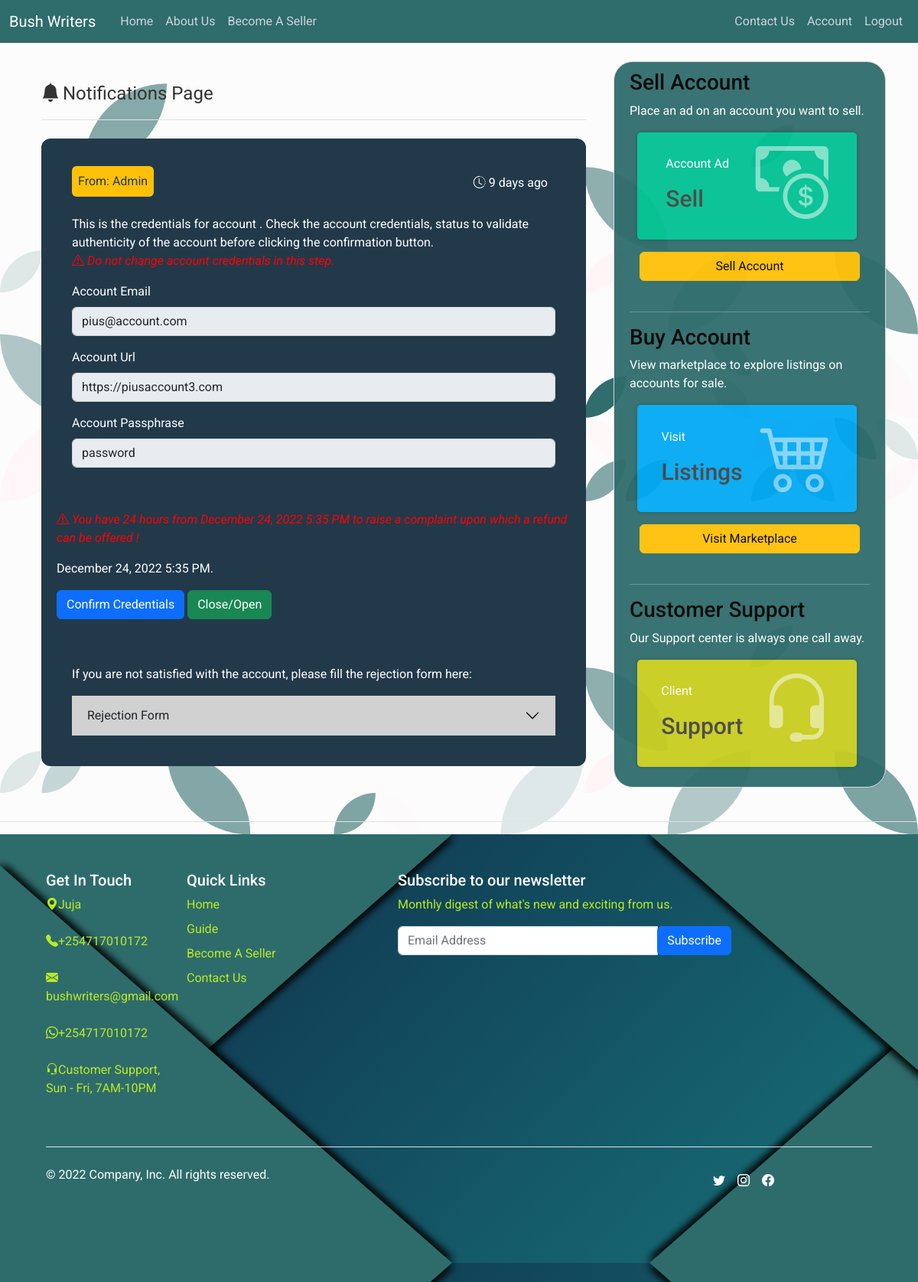
The app's page /chat_page/10 (signed in) with its own data.
### models/account_credentials.py (models this page shows, shortened)
class Account_Credentials(UserMixin ,db.Model):
    __tablename__ = 'account_credentials'
    id = db.Column(db.Integer, primary_key = True)
    seller_id = db.Column(db.Integer)
    buyer_id = db.Column(db.Integer)
    account_id = db.Column(db.Integer)
    account_email = db.Column(db.String(100))
    account_url = db.Column(db.String(250))
    account_passphrase = db.Column(db.String(250))
    time_posted = db.Column(db.DateTime(timezone = True), default = func.now())

### models/notification.py (models this page shows, shortened)
class Notification(UserMixin ,db.Model):
    ACCOUNT_DETAILS_CONFIRMED_ALERT = 0
    ACCOUNT_DETAILS_REJECTED_ALERT = 1
    ACCOUNT_CREDENTIALS_ALERT = 2
    SUCCESSFUL_PURCHASE_ALERT = 3
    FAILED_PURCHASE_ALERT = 4
    FULLY_COMPLETED_PURCHASE_ALERT = 5
    REQUEST_FINAL_CREDENTIALS_ALERT = 6
    __tablename__ = 'notification'
    id = db.Column(db.Integer, primary_key = True)
    buyer_id = db.Column(db.String(10))
    seller_id = db.Column(db.String(10))
    type = db.Column(db.SmallInteger, default = ACCOUNT_DETAILS_CONFIRMED_ALERT)
    intent_message = db.Column(db.Boolean, default=False)
    purchase_verification_message  = db.Column(db.Boolean, default=False)
    successful_purchase = db.Column(db.Boolean, default=False)
    failed_purchase = db.Column(db.Boolean, default=False)
    login_password = db.Column(db.String(120))
    login_email = db.Column(db.String(120))
    time_posted = db.Column(db.DateTime(timezone = True), default = func.now())
    account_id = db.Column(db.Integer, db.ForeignKey('account.account_id', ondelete = 'CASCADE'))

### main/views.py (the view, shortened to what this page needs)
@main.route('/chat_page/<id>', methods = ['GET', 'POST'])
@login_required
def chat(id):
    buyer_msg = Notification.query.filter_by(buyer_id = id).all()
    seller_msg = Notification.query.filter_by(seller_id = id).all()
    account_credentials = Account_Credentials.query.filter_by(buyer_id = id).all()
    buyer_form = Complaint()
    seller_form = Seller_Account_Details()
    accept_form = Accept_Account()
    seller_form_complete = Seller_Complete_Account_Details()
    purchase_completion = Full_Purchase()
    partial_completion = Partial_Purchase()
    file_names = []
    if buyer_msg and seller_msg:
        if request.method == 'POST':
            if buyer_form.submit.data and buyer_form.validate_on_submit():
                seller_id = buyer_form.seller_id.data
                account_id = buyer_form.account_id.data
                reason = buyer_form.reason.data
                extended_reason = buyer_form.extended_reason.data
                if not extended_reason:
                    extended_reason = None
                complaint_entry = Complaints(
                    buyer_id = current_user.id,
                    seller_id = seller_id,
                    account_id = account_id,
                    reason = reason,
                    further_description = extended_reason
                )
                db.session.add(complaint_entry)
                db.session.commit()
                flash('Successfully sent complaint to admin, purchase status updated!', 'success')
                return render_template('chat.html', buyer_msg =  buyer_msg, form = buyer_form, accept_form = accept_form)
            elif seller_form.submit.data and seller_form.validate_on_submit():
                buyer_id = seller_form.buyer_id.data
                account_id = seller_form.account_id.data
                account_email = seller_form.account_email.data
                account_url = seller_form.account_url.data
                account_passphrase = seller_form.account_passphrase.data
                credentials_entry = Account_Credentials(
                    seller_id = current_user.id,
                    buyer_id = buyer_id,
                    account_id = account_id,
                    account_email = account_email,
                    account_url = account_url,
                    account_passphrase = account_passphrase
                )
                db.session.add(credentials_entry)
                db.session.commit()
                flash('Successfully sent account credential details to admin, Please wait for account verification!', 'success')
                return render_template('chat.html', buyer_msg = buyer_msg, seller_msg = seller_msg, form = buyer_form, seller_form = seller_form, accept_form = accept_form)
            elif accept_form.accept.data and accept_form.validate_on_submit():
                seller_id = accept_form.seller_id.data
                account_id = accept_form.account_id.data
                alert = Notification.query.filter_by(account_id = account_id).first()
                updated_type = 3
                alert.type = updated_type
                db.session.commit()
                flash('Account Purchase Confirmation approved.', 'success')
                return render_template('chat.html', buyer_msg = buyer_msg, seller_msg = seller_msg, form = buyer_form, seller_form = seller_form, accept_form = accept_form)
        else:
            return render_template('chat.html', buyer_msg = buyer_msg, seller_msg = seller_msg, form = buyer_form, seller_form = seller_form, accept_form = accept_form, seller_form_complete = seller_form_complete)
    elif buyer_msg and not seller_msg:
        if account_credentials:
            return render_template('chat.html', buyer_msg = buyer_msg, form = buyer_form, accounts = account_credentials, accept_form = accept_form, purchase_completion = purchase_completion, partial_completion = partial_completion)
        else:
            return render_template('chat.html', buyer_msg = buyer_msg, form = buyer_form, accept_form = accept_form)
    elif not buyer_msg and not seller_msg:
        return render_template('chat.html')

### templates/chat.html (shortened to what this page needs)
{% extends 'base.html' %}
{% block stylesheets %}
  <link href="https://cdn.jsdelivr.net/npm/bootstrap@5.2.0/dist/css/bootstrap.min.css" rel="stylesheet">
  <link rel="stylesheet" type="text/css" href="{{ url_for('static', filename='css/styles.css') }}" >
  <link rel="stylesheet" type="text/css" href="{{ url_for('static', filename='css/card-styles.css') }}" >
{% endblock %}
{% block content %}
        <main>
        <div class="container py-4">
          <header class="pb-3 mb-4 border-bottom">
            <i class="bi bi-bell-fill bi-lg" style="font-size:24px;"></i>
              <span class="fs-4">Notifications Page</span>
          </header>
    {% if buyer_msg %}
      {% for item in buyer_msg %}
            {% if item.type == 2 %}
              {% if accounts %}
                {% for account in accounts %}
                <div class="accordion fm-content" id="accordionExample">
                    <div id="collapseOne" class="accordion-collapse collapse show" aria-labelledby="headingOne" data-bs-parent="#accordionExample">
                      <div class="accordion-body ">
                        <fieldset disabled>
                          <div class="mb-3 title-time-display">
                              <label for="disabledTextInput" class="form-label label-text rounded bg-warning p-2">From: Admin</label>
                              <span class="text-white time-wait"><i class="bi bi-clock-history p-1"></i>{{ moment(item.time_posted).fromNow(refresh=True) }}</span>
                          </div>
                          <div>
                            <p class="mb-3 text-white">
                              This is the credentials for account {{ account.account_name }}. Check the account credentials,
                              status to validate authenticity of the account before clicking the confirmation button.
                              <br>
                              <i class="bi bi-exclamation-triangle warning-red">
                                Do not change account credentials in this step.
                              </i>
                            </p>
                          </div>
                          <div class="mb-3">
                            <label for="disabledTextInput" class="form-label text-white">Account Email</label>
                            <input type="text" id="account-val" value="{{account.account_email}}" class="form-control" placeholder="Disabled input">
                          </div>
                          <div class="mb-3">
                            <label for="disabledTextInput" class="form-label text-white">Account Url</label>
                            <input type="text" id="account-val" value="{{account.account_url}}" class="form-control" placeholder="Disabled input">
                          </div>
                          <div class="mb-3">
                            <label for="disabledTextInput" class="form-label text-white">Account Passphrase</label>
                            <input type="text" id="account-val" value="{{account.account_passphrase}}" class="form-control" placeholder="Disabled input">
                          </div>
                        </fieldset>
                      </div>
                    </div>
                    <br/>
                    <div class="mb-3 text-white">
                    <p class="text">
                        <i class="bi bi-exclamation-triangle warning-red">
                          You have 24 hours from {{ moment(item.time_posted).format('LLL') }} to raise a complaint upon which a refund can be offered !
                        </i>
                        <p>{{ moment(item.time_posted).format('LLL') }}.</p>
                        <form action="" method="POST">
                          <div class="form-group">
                            {{ accept_form.accept(class="btn btn-primary") }}
                            <button class="btn btn-success" type="button" data-bs-toggle="collapse" data-bs-target="#collapseOne" aria-expanded="true" aria-controls="collapseOne">
                              Close/Open
                            </button>
                          </div>
                        </form>
                        <br/>
                    </div>
                  <div class="accordion fm-content" id="accordionExample2">
                    <p class="text-white">If you are not satisfied with the account, please fill the rejection form here:</p>
                    <h2 class="accordion-header" id="headingTwo">
                      <button class="accordion-button collapsed" type="button" data-bs-toggle="collapse" data-bs-target="#collapseTwo" aria-expanded="false" aria-controls="collapseTwo">
                        Rejection Form
                      </button>
                    </h2>
                  </div>
                </div>
                <br>
                {% endfor %}
              {% endif %}
            {% endif %}
          <br>
    {% endfor %}
    {% endif %}
</div>
</main>
{% endblock content %}
{% block sidebar %}
  <div class="col-md-4 sidebar">
    <div class="content-section">
      <h3 class="side-title">Sell Account</h3>
      <p class='text-muted side-text'>Place an ad on an account you want to sell.
        <div class="card-body card-sidebar color1">
          <div class="float-left">
            <p>Account Ad</p>
              <h3>
                  <span class="currency">Sell</span>
              </h3>
          </div>
          <div class="float-right">
            <i class="bi bi-cash-coin"></i>
          </div>
        </div>
      </p>
      <div class="d-grid gap-2 col-11 mx-auto">
        <a href="{{ url_for('main.seller') }}" role="button" class="btn btn-warning">Sell Account</a>
      </div>
      <br/>
      <hr class="text-white">
      <h3 class="side-title">Buy Account</h3>
      <p class='text-muted side-text'>View marketplace to explore listings on accounts for sale.
       <div class="card-body card-sidebar color2">
        <div class="float-left">
          <p>Visit</p>
            <h3>
                <span class="currency">Listings</span>
            </h3>
        </div>
        <div class="float-right">
          <i class="bi bi-cart4"></i>
        </div>
      </div>
      </p>
      <div class="d-grid gap-2 col-11 mx-auto">
        <a href="{{ url_for('main.viewpage') }}" role="button" class="btn btn-warning">Visit Marketplace</a>
      </div>
      <br/>
      <hr class="text-white">
      <h3 class="side-title">Customer Support</h3>
      <p class='text-muted side-text'>Our Support center is always one call away.
       <div class="card-body card-sidebar color4">
        <div class="float-left">
          <p>Client</p>
            <h3>
                <span class="currency">Support</span>
            </h3>
        </div>
        <div class="float-right">
          <i class="bi bi-headset"></i>
        </div>
      </div>
      </p>
    </div>
  </div>
  <br/>
{% endblock sidebar %}
{% block footer %}
<div class="border-top pt-3"></div>
<div class="footer-container">
  <footer class="py-5">
    <div class="row">
      <div class="col-6 col-md-2 mb-3">
        <h5 class="text-white">Get In Touch</h5>
        <ul class="nav flex-column">
          <li class="nav-item mb-2"><p class="nav-link p-0 footer-color"><i class="bi bi-geo-alt-fill mr-2"></i>Juja</p></li>
          <li class="nav-item mb-2"><p class="nav-link p-0 footer-color"><i class="bi bi-telephone-fill mr-2"></i>+254717010172</p></li>
          <li class="nav-item mb-2"><p class="nav-link p-0 footer-color"><i class="bi bi-envelope-fill mr-2"></i>bushwriters@gmail.com</p></li>
          <li class="nav-item mb-2"><p class="nav-link p-0 footer-color"><i class="bi bi-whatsapp mr-2"></i>+254717010172</p></li>
          <li class="nav-item mb-2"><p class="nav-link p-0 footer-color"><i class="bi bi-headset mr-2"></i>Customer Support, Sun - Fri, 7AM-10PM</p></li>
        </ul>
      </div>
      <div class="col-6 col-md-2 mb-3">
        <h5 class="text-white">Quick Links</h5>
        <ul class="nav flex-column">
          <li class="nav-item mb-2"><a href="{{ url_for('main.viewpage') }}" class="nav-link p-0 footer-color">Home</a></li>
          <li class="nav-item mb-2"><a href="{{ url_for('main.guide') }}" class="nav-link p-0 footer-color">Guide</a></li>
          <li class="nav-item mb-2"><a href="{{ url_for('main.seller') }}" class="nav-link p-0 footer-color">Become A Seller</a></li>
          <li class="nav-item mb-2"><a href="{{ url_for('main.contact_us') }}" class="nav-link p-0 footer-color">Contact Us</a></li>
        </ul>
      </div>
      <div class="col-md-5 offset-md-1 mb-3">
        <form>
          <h5 class="text-white">Subscribe to our newsletter</h5>
          <p class="footer-color">Monthly digest of what's new and exciting from us.</p>
          <div class="input-group">
            <input type="text" class="form-control" placeholder="Email Address" aria-label="Recipient's email input" aria-describedby="button-addon4">
            <div class="input-group-append" id="button-addon4">
              <button class="btn btn-primary" type="button">Subscribe</button>
            </div>
          </div>
        </form>
      </div>
    </div>
    <div class="d-flex flex-column flex-sm-row justify-content-between py-4 my-4 border-top">
      <p class="text-white">&copy; 2022 Company, Inc. All rights reserved.</p>
      <ul class="list-unstyled d-flex">
        <i class="bi bi-twitter p-2 text-white"></i>
        <i class="bi bi-instagram p-2 text-white"></i>
        <i class="bi bi-facebook p-2 text-white"></i>
        <li class="ms-3"><a class="text-white" href="#"><svg class="bi" width="24" height="24"><use xlink:href="#twitter"/></svg></a></li>
        <li class="ms-3"><a class="link-dark" href="#"><svg class="bi" width="24" height="24"><use xlink:href="#instagram"/></svg></a></li>
        <li class="ms-3"><a class="link-dark" href="#"><svg class="bi" width="24" height="24"><use xlink:href="#facebook"/></svg></a></li>
      </ul>
    </div>
  </footer>
</div>
{% endblock footer %}

### records on screen
Notification: time_posted "9 days ago", time_posted "December 24, 2022 5:35 PM"
Account_Credentials: account_email "pius@account.com", account_url "https://piusaccount3.com", account_passphrase "password"
